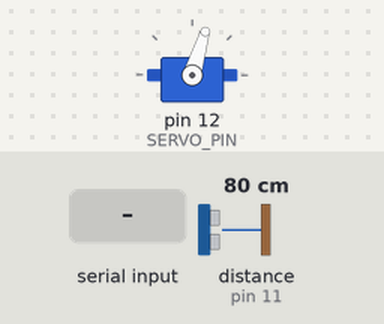
A sketch run on a simulated Arduino Uno, built with avr-gcc and run on an emulated ATmega328P. On the bench: servo. Wiring (inferred from the names in the program): ultrasonic range finder: trigger pin 10; echo pin 11. The inputs (shaded band) are chosen by the test bench; at power-on: distance to the obstacle (sensor on pin 11) 80 cm. The echo pulse lasts 58.3 µs per cm; what the sketch prints to the serial monitor is not drawn.

Above: at 1.5 s.
1.6 s: "M90\n" received over Serial
3.1 s: "A\n" received over Serial
At 3.32 s:
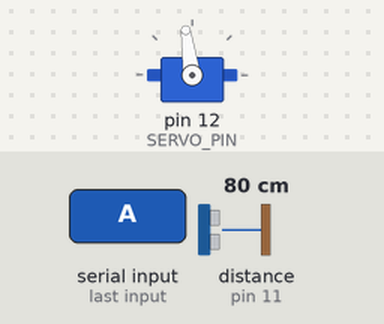
At 3.94 s:
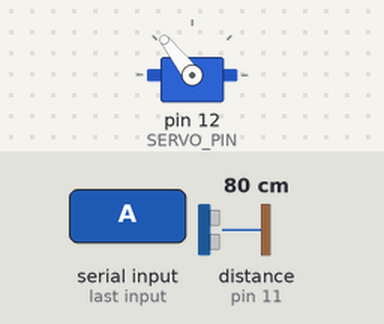
6.1 s: distance to the obstacle (sensor on pin 11) set to 2 cm
At 7.0 s:
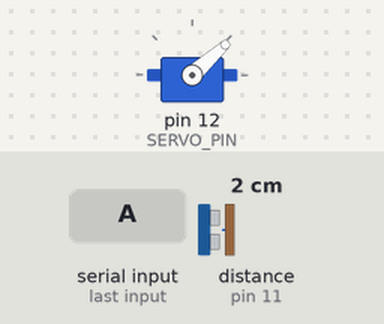
9.1 s: distance to the obstacle (sensor on pin 11) set to 9 cm
12.1 s: "M,45\n" received over Serial
Timing chart, 0 to 14.6 s (numbered marks = the images above; inputs shaded):
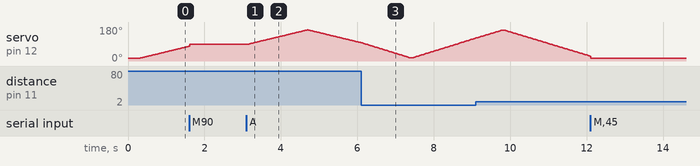

The sketch:

sketch_apr10a.ino
```cpp
#include <Servo.h>

Servo radarServo;

#define TRIG_PIN   10
#define ECHO_PIN   11
#define SERVO_PIN  12

const int MIN_ANGLE = 15;
const int MAX_ANGLE = 165;
const int DETECT_DISTANCE = 80;

int currentAngle = 15;
int scanDir = 1;
bool manualMode = false;

int calculateDistance() {
  digitalWrite(TRIG_PIN, LOW);
  delayMicroseconds(2);
  digitalWrite(TRIG_PIN, HIGH);
  delayMicroseconds(10);
  digitalWrite(TRIG_PIN, LOW);
  long duration = pulseIn(ECHO_PIN, HIGH, 8000);
  if (duration == 0) return 400;
  int d = duration * 0.0343 / 2;
  return min(d, 400);
}

void checkSerial() {
  if (Serial.available() > 0) {
    String cmd = Serial.readStringUntil('\n');
    cmd.trim();
    if (cmd.startsWith("M")) {
      manualMode = true;
      int target = constrain(cmd.substring(1).toInt(), MIN_ANGLE, MAX_ANGLE);
      radarServo.write(target);
      currentAngle = target;
    } else if (cmd == "A") {
      manualMode = false;
    }
  }
}

void setup() {
  pinMode(TRIG_PIN, OUTPUT);
  pinMode(ECHO_PIN, INPUT);
  radarServo.attach(SERVO_PIN);
  Serial.begin(9600);
  radarServo.write(MIN_ANGLE);
  delay(300);
}

void loop() {
  checkSerial();

  if (manualMode) {
    // Servo stays put — just keep measuring distance at current angle
    int d = calculateDistance();
    Serial.print(currentAngle);
    Serial.print(",");
    Serial.print(d);
    Serial.print(".");
    delay(80); // ~12 readings/sec, no servo movement
    return;    // <-- this is the key line: skip auto scan entirely
  }

  // Auto scan
  radarServo.write(currentAngle);
  int d = calculateDistance();
  Serial.print(currentAngle);
  Serial.print(",");
  Serial.print(d);
  Serial.print(".");

  if (d > 180)                   delay(1);
  else if (d > 100)              delay(3);
  else if (d > DETECT_DISTANCE)  delay(5);
  else                           delay(15);

  currentAngle += scanDir;
  if (currentAngle >= MAX_ANGLE) { currentAngle = MAX_ANGLE; scanDir = -1; }
  if (currentAngle <= MIN_ANGLE) { currentAngle = MIN_ANGLE; scanDir =  1; }
}
```

Measured:
- after the input at 3.1 s, servo on pin 12 (SERVO_PIN): rises from 90° to 165° in 1.5 s, then falls to 97° in 1.4 s
